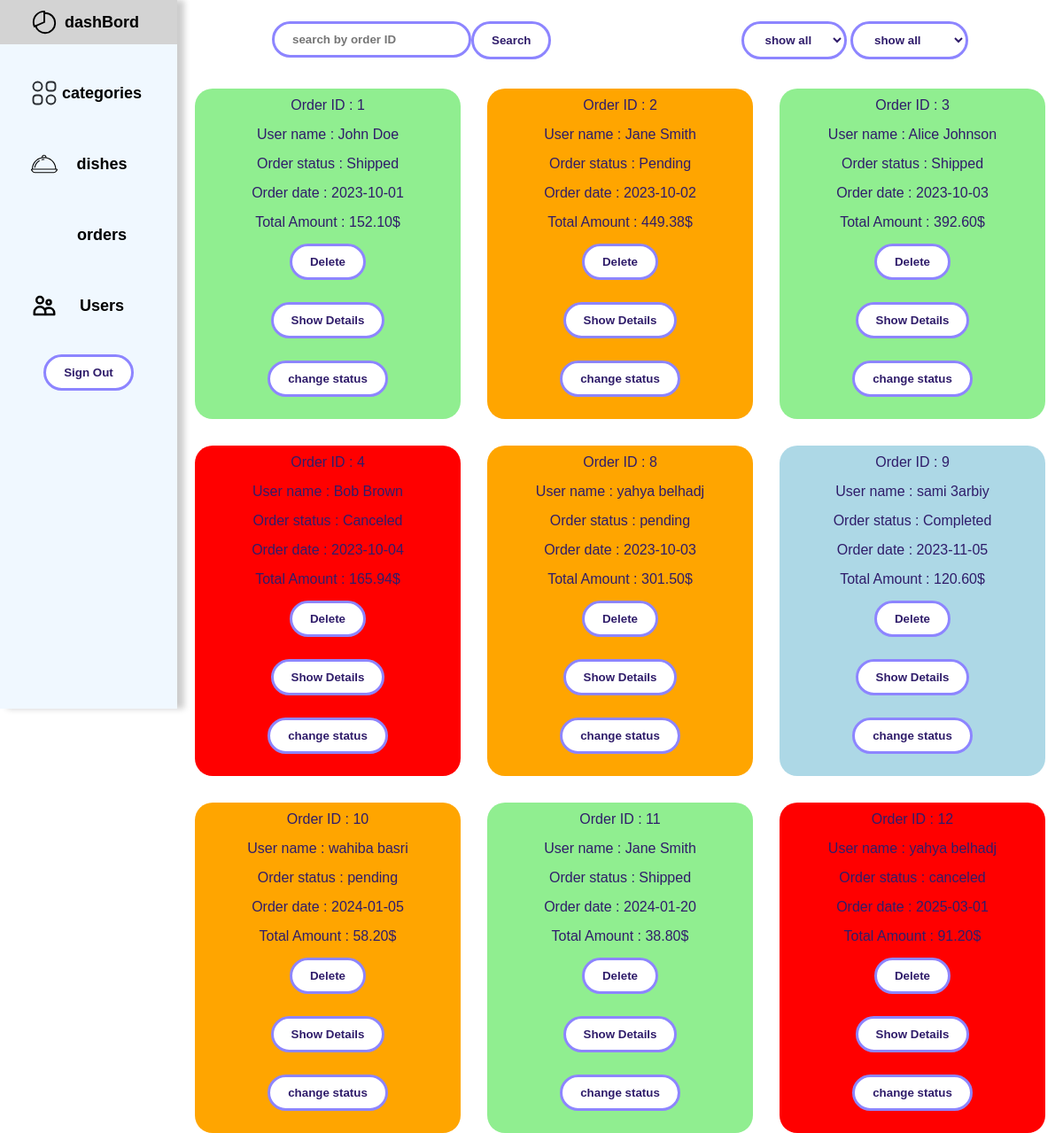
The page /admen/order.php on the database its author committed.
### tables this page shows
CREATE TABLE `orders` (
  `order_id` int(11) NOT NULL,
  `order_date` date DEFAULT NULL,
  `status` varchar(50) NOT NULL,
  `user_id` int(11) NOT NULL,
  `address_id` int(11) NOT NULL
);

### admen/order.php (the view, shortened to what this page needs)
<?php
include("../db_contect.php");
$status_array = [["status" => "Pending", "color" => "orange"], ["status" => "Completed", "color" => "lightblue"], ["status" => "Shipped", "color" => "lightgreen"], ["status" => "Canceled", "color" => "red"]];
$orders_sql = "SELECT orders.order_id,concat(users.first_name, ' ', users.last_name ) as full_name,orders.status,orders.order_date,date_format(orders.order_date,'%Y') as year, SUM((order_details.quantity * dishes.dish_price)) as total_price_for_dish from order_details JOIN dishes on order_details.dish_id = dishes.dish_id  JOIN orders on order_details.order_id = orders.order_id JOIN users on orders.user_id = users.user_id GROUP by orders.order_id";
$ditiels_sql = "SELECT order_details.*,dishes.dish_name,dishes.dish_price,CONCAT(users.first_name, ' ', users.last_name) as full_name,users.email,users.phone_number,addresses.city,addresses.street,addresses.postal_code FROM order_details JOIN dishes on order_details.dish_id = dishes.dish_id JOIN orders on order_details.order_id = orders.order_id JOIN users on orders.user_id = users.user_id JOIN addresses on orders.address_id = addresses.address_id;";
$orders_list = applyQuery($con, $orders_sql, true);
$details_list = applyQuery($con, $ditiels_sql, true);
$final_list_array = turnIntoUsebleArray($details_list);
function turnIntoUsebleArray($array)
{
    $resultArray = [];
    foreach ($array as $item) {
        $orderId = $item['order_id'];
        if (!isset($resultArray[$orderId])) {
            $resultArray[$orderId] = [
                'order_details_id' => $item["order_item_id"],
                'order_id' => $orderId,
                'full_name' => $item['full_name'],
                'email' => $item['email'],
                'phone_number' => $item['phone_number'],
                'city' => $item['city'],
                'street' => $item['street'],
                'postal_code' => $item['postal_code'],
                'items' => [],
            ];
        }
        $resultArray[$orderId]['items'][] = [
            'quantity' => $item['quantity'],
            'dish_name' => $item['dish_name'],
            'dish_price' => $item['dish_price'],
        ];
    }
    return $resultArray;
}
?>
<!DOCTYPE html>
<html lang="en">
<head>
    <link rel="stylesheet" href="../styles/orders.css">
</head>
<body>
    <?php include("nav.php") ?>
    <main>
        <div class="settings">
            <div class="form1">
                <div class="div_form">
                    <form method="GET">
                        <input type="text" id="search_bar" placeholder="search by order ID">
                    </form>
                    <button class="search_btn">Search</button>
                </div>
                <form method="POST">
                    <select name="filter-by-date" class="filter-by-date" id="">
                        <option value="all">show all</option>
                    </select>
                    <select name="filter-by-statue" class="filter-by-statue" id="">
                        <option value="all">show all</option>
                    </select>
                </form>
            </div>
        </div>
        <div class="content">
            <?php
            if ($_SERVER["REQUEST_METHOD"] === "POST") {
                if (isset($_POST["delete"])) {
                    $order_id_to_delete = $_POST["order_id_to_delete"];
                    applyQuery($con, "DELETE from orders WHERE order_id = $order_id_to_delete", false);
                    $orders_list = applyQuery($con, $orders_sql, true);
                    $details_list = applyQuery($con, $ditiels_sql, true);
                    $final_list_array = turnIntoUsebleArray($details_list);
                    showContent($orders_list, $final_list_array, $status_array);
                } elseif (isset($_POST["change"])) {
                    $show = 0;
                    $order_id_to_change = $_POST["order_id_to_change"];
                    $new_status = $_POST["change_status"];
                    if($new_status != "Pending"){
                        $show = 1;
                    }
                    applyQuery($con, "UPDATE orders SET status = '$new_status' , notification = $show WHERE order_id = $order_id_to_change", false);
                    $orders_list = applyQuery($con, $orders_sql, true);
                    $details_list = applyQuery($con, $ditiels_sql, true);
                    $final_list_array = turnIntoUsebleArray($details_list);
                    showContent($orders_list, $final_list_array, $status_array);
                }
            } else {
                showContent($orders_list, $final_list_array, $status_array);
            }
            ?>
        </div>
    </main>
</body>
</html>
<?php
function applyQuery($con, $query, $state)
{
    if ($state) {
        $result = $con->query($query);
        $result = $result->fetchAll(PDO::FETCH_ASSOC);
        return $result;
    } else {
        $con->exec($query);
    }
}
function showContent($array, $array2, $status)
{
    reset($array2);
    $dumy_array = current($array2);
    foreach ($array as  $order) {
        $total_amount = 0;
        foreach ($status as $state) {
            if (strtolower($order["status"]) === strtolower($state["status"])) {
                echo "<div class='order {$state['color']}'>";
                break;
            }
        }
        echo <<<HTML
                        <p class="id">Order ID : {$order["order_id"]}</p>
                        <p>User name : {$order["full_name"]}</p>
                        <p class="status">Order status : {$order["status"]}</p>
                        <p class="date">Order date : {$order["order_date"]}</p>
                        <p>Total Amount : {$order["total_price_for_dish"]}$</p>
                        <button class="delete">Delete</button>
                        <button class="show_details">Show Details</button>
                        <button class="change">change status</button>
                        <form  method="post">
                            <input type="hidden" name="year" class="year" value="{$order['year']}">
                        </form>
                    </div>
                    <dialog class="state_change_dialog">
                        <div>
                            <h3>change order status</h3>
                            <form method="post">
                            <input type="hidden" name="order_id_to_change" value="{$order['order_id']}">
                            <select name="change_status" id="">
            HTML;
        echo <<<HTML
                                </select>
                                <input type="submit" value="change" name="change">
                            </form>
                            <button class="change_close">Cancel</button>
                        </div>
                    </dialog>
                    <dialog class="delete_dialog">
                      <div>
                                <h2>are you sure you want to delete this order!</h2>
                                <form  method="POST">
                                <input type="submit" name="delete" value="YES">
                                    <input type="hidden" name="order_id_to_delete" value="{$order['order_id']}">
                                </form>
                                <button class="cancel_delete">No</button>
                        </div>
                    </dialog>
                    <dialog class="details_Dailog">
                        <div>
                        <p>Order ID : {$dumy_array["order_id"]}</p>
                        <p>User name : {$dumy_array["full_name"]}</p>
                        <p>User email : {$dumy_array["email"]}</p>
                        <p>User City : {$dumy_array["city"]}</p>
                        <p>User street: {$dumy_array["street"]}</p>
                        <p>User postal_code : {$dumy_array["postal_code"]}</p>
                        <p>dishes purches : </p>
            HTML;
        foreach ($dumy_array["items"] as $item) {
            $total_price =  number_format($item["quantity"] * $item["dish_price"], 2);
            $total_amount += $total_price;
        }
        echo <<<HTML
                        <p>Total Amount : {$total_amount}$</p>
                        <button class="back">Back</button>
                        </div>
                </dialog>
            HTML;
        next($array2);
        $dumy_array = current($array2);
    }
}
?>

### styles/orders.css (style rules this page uses)
* { margin: 0; padding: 0; color: var(--seconderyColor) }
:root { --mainColor:#8d85ff; --seconderyColor:#2f1c6a; }
main { margin-left: 200px; display: flex; flex-direction: column; }
.content { display: flex; flex-wrap: wrap; gap: 30px; }
.id { margin-top: 10px; }
.content { display: flex; align-items: center; justify-content: center; }
.order { border-radius: 20px; width: 300px; min-height: 300px; display: flex; flex-direction: column; gap: 15px; align-items: center; justify-content: center; transition-duration: 0.5s; }
.div_form { display: flex; flex-wrap: wrap; }
input, button,select { cursor: pointer; padding: 10px 20px; background-color: white; border: 3px solid var(--mainColor); color: var(--seconderyColor); font-weight: bold; margin-bottom: 10px; border-radius: 50px; }
.settings { width: 100%; min-height: 100px; display: flex; flex-direction: column; justify-content: space-around; }
.settings .form1 { width: 100%; display: flex; flex-wrap: wrap; justify-content: space-around; }
.orange { background-color: orange !important; }
.lightblue { background-color: lightblue !important; }
.lightgreen { background-color: lightgreen !important; }
.red { background-color: red !important; }

### styles/nav.css (style rules this page uses)
* { font-family: Arial, sans-serif; }

### rows shown on the page
orders: order_id "1", full_name "John Doe", status "Shipped", order_date "2023-10-01", total_price_for_dish "152.10"
orders: order_id "2", full_name "Jane Smith", status "Pending", order_date "2023-10-02", total_price_for_dish "449.38"
orders: order_id "3", full_name "Alice Johnson", status "Shipped", order_date "2023-10-03", total_price_for_dish "392.60"
orders: order_id "4", full_name "Bob Brown", status "Canceled", order_date "2023-10-04", total_price_for_dish "165.94"
orders: order_id "8", full_name "yahya belhadj", status "pending", order_date "2023-10-03", total_price_for_dish "301.50"
orders: order_id "9", full_name "sami 3arbiy", status "Completed", order_date "2023-11-05", total_price_for_dish "120.60"
orders: order_id "10", full_name "wahiba basri", status "pending", order_date "2024-01-05", total_price_for_dish "58.20"
orders: order_id "11", full_name "Jane Smith", status "Shipped", order_date "2024-01-20", total_price_for_dish "38.80"
orders: order_id "12", full_name "yahya belhadj", status "canceled", order_date "2025-03-01", total_price_for_dish "91.20"
